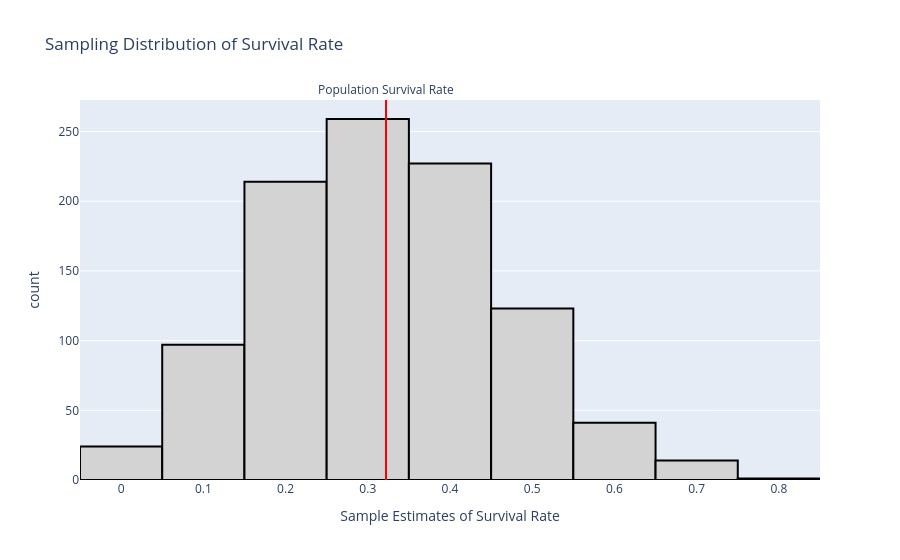

The cell this chart's notebook holds for it:
### Code cell
# Visualize the sample estimates
fig = px.histogram(sample_surv_rates,
                   title = "Sampling Distribution of Survival Rate",
                   labels = {"value":"Sample Estimates of Survival Rate"},
                   height = 550)

fig.update_traces(showlegend = False,
                  marker_color = "lightgrey", 
                  marker_line_color = "black",
                  marker_line_width = 2)

pop_surv_rate = titanic["survived"].value_counts(normalize = True).loc["yes"]
fig.add_vline(x = pop_surv_rate,          
              line_width=2,            
              line_dash="solid",       
              line_color="red",         
              annotation_text="Population Survival Rate",      
              annotation_position="top")

### Figure 1 — Plotly figure (JSON) as saved in the notebook; plotly's stock layout.template omitted (floating-point values rounded to 4 significant figures; data arrays with more than 128 entries replaced by an {"elided": "..."} marker saying what was removed)
{"data": [{"alignmentgroup": "True", "bingroup": "x", "hovertemplate": "variable=0<br>Sample Estimates of Survival Rate=%{x}<br>count=%{y}<extra></extra>", "legendgroup": "0", "marker": {"color": "lightgrey", "line": {"color": "black", "width": 2}, "pattern": {"shape": ""}}, "name": "0", "offsetgroup": "0", "orientation": "v", "showlegend": false, "type": "histogram", "x": {"elided": "1000 float values"}, "xaxis": "x", "yaxis": "y"}], "layout": {"annotations": [{"showarrow": false, "text": "Population Survival Rate", "x": 0.3222, "xanchor": "center", "xref": "x", "y": 1, "yanchor": "bottom", "yref": "y domain"}], "autosize": true, "barmode": "relative", "legend": {"title": {"text": "variable"}, "tracegroupgap": 0}, "shapes": [{"line": {"color": "red", "dash": "solid", "width": 2}, "type": "line", "x0": 0.3222, "x1": 0.3222, "xref": "x", "y0": 0, "y1": 1, "yref": "y domain"}], "title": {"text": "Sampling Distribution of Survival Rate"}, "xaxis": {"anchor": "y", "autorange": true, "domain": [0, 1], "range": [-0.05, 0.85], "title": {"text": "Sample Estimates of Survival Rate"}, "type": "linear"}, "yaxis": {"anchor": "x", "autorange": true, "domain": [0, 1], "range": [0, 272.6], "title": {"text": "count"}}}}
